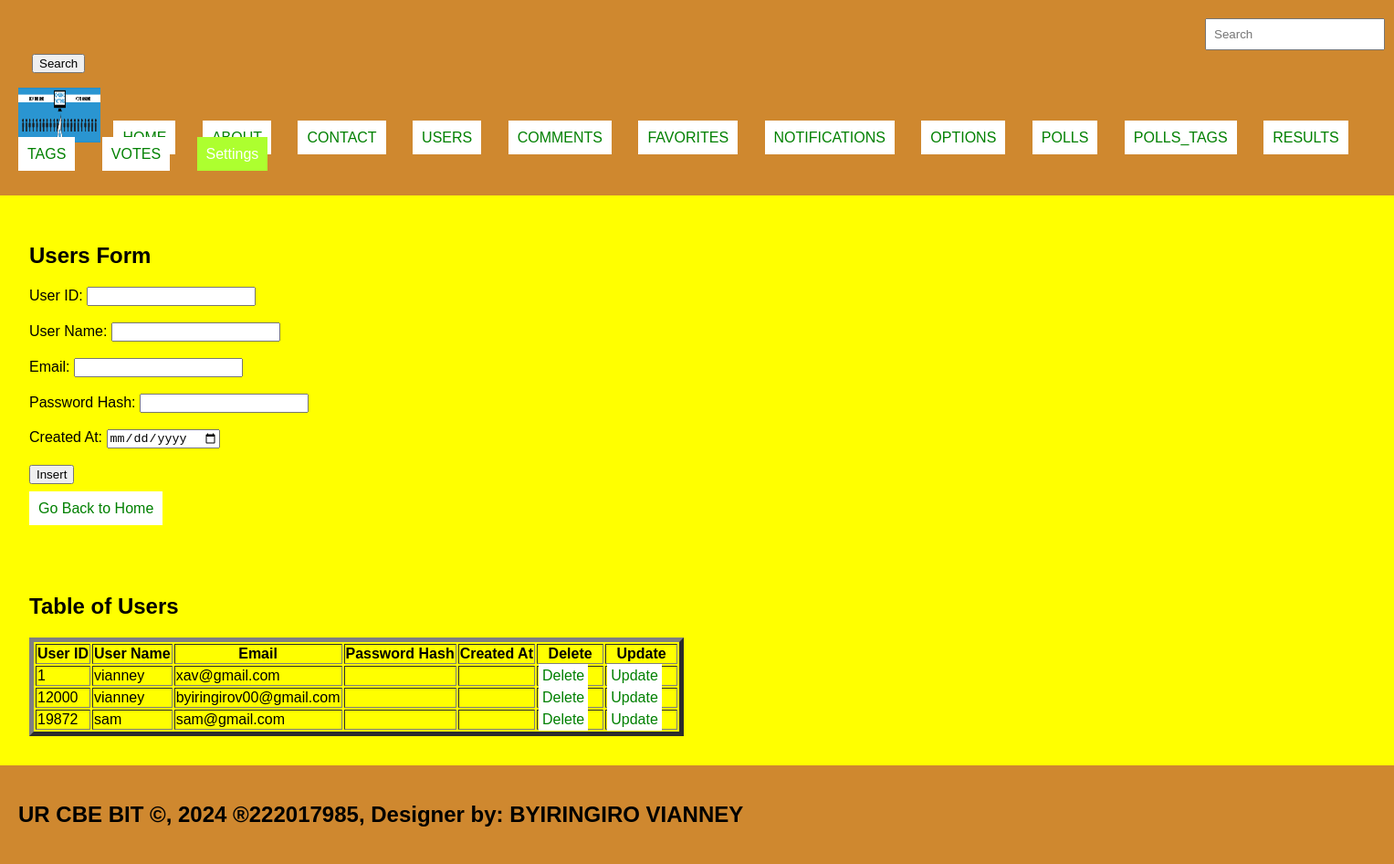
The page /Users.php on the database its author committed.
### tables this page shows
CREATE TABLE `users` (
  `user_id` int(11) NOT NULL,
  `firstname` varchar(50) DEFAULT NULL,
  `lastname` varchar(50) DEFAULT NULL,
  `username` varchar(50) DEFAULT NULL,
  `email` varchar(100) DEFAULT NULL,
  `telephone` varchar(20) DEFAULT NULL,
  `password` varchar(100) DEFAULT NULL,
  `creationdate` timestamp NOT NULL DEFAULT current_timestamp(),
  `activation_code` varchar(50) DEFAULT NULL,
  `is_activated` tinyint(1) DEFAULT 0
);

### Users.php (the view, shortened to what this page needs)
<!DOCTYPE html>
<html lang="en">
<head>
  <link rel="stylesheet" type="text/css" href="style.css" title="style 1" media="screen, tv, projection, handheld, print"/>
  </head>
<body bgcolor="yellow">
<header>
  <form class="d-flex" role="search" action="search.php">
        <input class="form-control me-2" type="search" placeholder="Search" aria-label="Search" name="query">
        <button class="btn btn-outline-success" type="submit">Search</button>
    </form>
    <ul style="list-style-type: none; padding: 0;">
        <li style="display: inline; margin-right: 10px;"><img src="./images/Online-Voting.png" width="90" height="60" alt="Logo"></li>
        <li style="display: inline; margin-right: 10px;"><a href="./home.html">HOME</a></li>
        <li style="display: inline; margin-right: 10px;"><a href="./about.html">ABOUT</a></li>
        <li style="display: inline; margin-right: 10px;"><a href="./contact.html">CONTACT</a></li>
        <li style="display: inline; margin-right: 10px;"><a href="./Users.php">USERS</a></li>
        <li style="display: inline; margin-right: 10px;"><a href="./Comments.php">COMMENTS</a></li>
        <li style="display: inline; margin-right: 10px;"><a href="./Favorites.php">FAVORITES</a></li>
        <li style="display: inline; margin-right: 10px;"><a href="./Notifications.php">NOTIFICATIONS</a></li>
        <li style="display: inline; margin-right: 10px;"><a href="./Options.php">OPTIONS</a></li>
        <li style="display: inline; margin-right: 10px;"><a href="./Polls.php">POLLS</a></li>
        <li style="display: inline; margin-right: 10px;"><a href="./Polls_tags.php">POLLS_TAGS</a></li>
        <li style="display: inline; margin-right: 10px;"><a href="./Results.php">RESULTS</a></li>
        <li style="display: inline; margin-right: 10px;"><a href="./Tags.php">TAGS</a></li>
        <li style="display: inline; margin-right: 10px;"><a href="./Votes.php">VOTES</a></li>
        <li class="dropdown" style="display: inline; margin-right: 10px;">
            <a href="#" style="padding: 10px; color: white; background-color: greenyellow; text-decoration: none; margin-right: 15px;">Settings</a>
        </li>
    </ul>
</header>
<section>
  <h1>Users Form</h1>
  <form method="post" onsubmit="return confirmInsert();">
    <label for="userid">User ID:</label>
    <input type="number" id="userid" name="userid"><br><br>
    <label for="usern">User Name:</label>
    <input type="text" id="usern" name="usern" required><br><br>
    <label for="email">Email:</label>
    <input type="email" id="email" name="email" required><br><br>
    <label for="passh">Password Hash:</label>
    <input type="password" id="passh" name="passh" required><br><br>
    <label for="created_at">Created At:</label>
    <input type="date" id="created_at" name="created_at" required><br><br>
    <input type="submit" name="add" value="Insert"><br><br>
    <a href="./home.html">Go Back to Home</a>
  </form>
</section>
<section>
  <h2>Table of Users</h2>
  <table border="5">
    <tr>
      <th>User ID</th>
      <th>User Name</th>
      <th>Email</th>
      <th>Password Hash</th>
      <th>Created At</th>
      <th>Delete</th>
      <th>Update</th>
    </tr>
    <?php
    include "database_connection.php";
    $sql = "SELECT * FROM Users";
    $result = $connection->query($sql);
    if ($result->num_rows > 0) {
        while ($row = $result->fetch_assoc()) {
            $userid = $row['user_id'];
            echo "<tr>
                    <td>" . $row['user_id'] . "</td>
                    <td>" . $row['username'] . "</td>
                    <td>" . $row['email'] . "</td>
                    <td>" . $row['password_hash'] . "</td>
                    <td>" . $row['created_at'] . "</td>
                    <td><a style='padding:4px' href='delete_Users.php?user_id=$userid'>Delete</a></td>
                    <td><a style='padding:4px' href='update_Users.php?user_id=$userid'>Update</a></td>
                </tr>";
        }
    } else {
        echo "<tr><td colspan='7'>No data found</td></tr>";
    }
    ?>
  </table>
</section>
<footer>
  <marquee>
    <b><h2>UR CBE BIT &copy, 2024 &reg222017985, Designer by: BYIRINGIRO VIANNEY</h2></b>
  </marquee>
</footer>
</body>
</html>

### style.css (style rules this page uses)
body { font-family: Arial, sans-serif; margin: 0; padding: 0; }
header { background-color: #8987; padding: 20px; }
footer { background-color: #8987; padding: 20px; }

### Users.php (style rules this page uses)
a { padding: 10px; color: white; background-color: white; text-decoration: none; margin-right: 15px; }
a:link { color: green; }
button.btn { margin-left: 15px; margin-top: 4px; }
input.form-control { margin-left: 1300px; padding: 8px; }
header { background-color: #9067; padding: 20px; }
section { padding:32px; }
footer { background-color: #9067; padding: 20px; }

### rows shown on the page
users: user_id "1", username "vianney", email "xav@gmail.com"
users: user_id "12000", username "vianney", email "byiringirov00@gmail.com"
users: user_id "19872", username "sam", email "sam@gmail.com"
